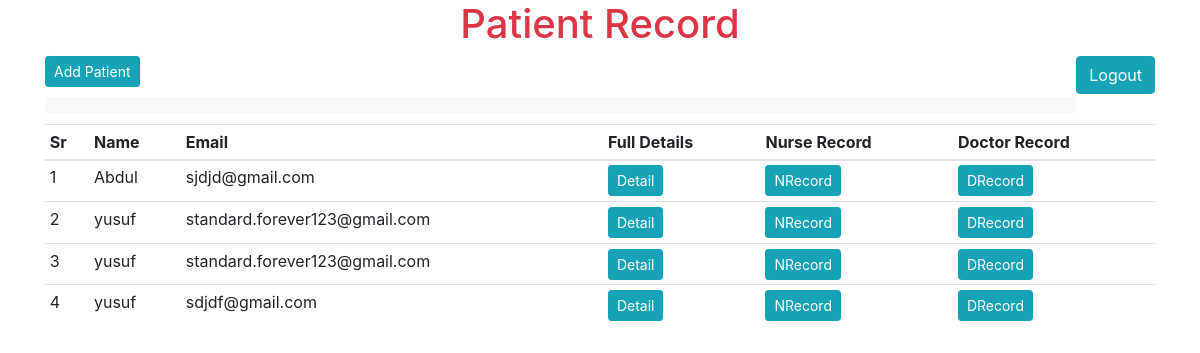
Page /patient/record (signed in) on the committed database.
### hospital/patient/models.py (models this page shows, shortened)
class Patient(db.Model):
    id = db.Column(db.Integer, primary_key=True)
    first_name = db.Column(db.String(80), nullable=False)
    last_name = db.Column(db.String(80), nullable=False)
    phoneNumber = db.Column(db.String(80), nullable=False)
    date = db.Column(db.DateTime, nullable=False, default=datetime.utcnow)
    sex = db.Column(db.String(10), nullable=False)
    status = db.Column(db.String(10), nullable=False)
    email = db.Column(db.String(120), nullable=False)
    address = db.Column(db.String(120), nullable=False)
    city = db.Column(db.String(80), nullable=False)
    state = db.Column(db.String(80), nullable=False)
    emergencyName = db.Column(db.String(80), nullable=False)
    emergencyContact = db.Column(db.String(120), nullable=False)
    relationship = db.Column(db.String(80), nullable=False)
    doctor_report = db.relationship("DoctorReport",
                              backref="patient",
                              cascade="all, delete, delete-orphan")
    nurse_report = db.relationship("NurseReport",
                              backref="patient",
                              cascade="all, delete, delete-orphan")

### hospital/patient/routes.py (the view)
@app.route('/patient/record')
def patientRecord():
    if 'email' not in session:
        flash(f'Please login first', 'danger')
        return redirect(url_for('adminlogin'))
    users = Patient.query.all()
    return render_template('patient/index.html', title='Patient record', users=users)

### hospital/templates/patient/index.html (shortened to what this page needs)
{% extends 'layout.html' %}
{% block content %}
<div class="text-center h1 text-danger">Patient Record</div>
<div class="container">
  <a href="{{ url_for('register') }}" class="btn btn-info btn-sm" style="margin-bottom: 10px;">Add Patient</a>
  <a href="{{ url_for('logout') }}" class="btn btn-info nt-2" style="margin-bottom: 30px; float: right;">Logout</a>
  <nav class="navbar navbar-expand-lg bg-light">
</div>
<div class="container">
    <table class="table table-sm">
        <thead>
            <th>Sr</th>
            <th>Name</th>
            <th>Email</th>
            <th>Full Details</th>
            <th>Nurse Record</th>
            <th>Doctor Record</th>
        </thead>
        <tbody>
            {% for user in users %}
            <tr>
                <td>{{loop.index}}</td>
                <td>{{user.first_name}}</td>
                <td>{{user.email}}</td>
                <td> <a href="{{ url_for('patientDetailRecord', id=user.id) }}" class="btn btn-info btn-sm">Detail</a></td></td>
                <td> <a href="{{ url_for('nurseAllRecord', id=user.id) }}" class="btn btn-info btn-sm">NRecord</a></td></td>
                <td> <a href="{{ url_for('doctorAllRecord', id=user.id) }}" class="btn btn-info btn-sm">DRecord</a></td></td>
            </tr>
            {% endfor %}
        </tbody>
    </table>
</div>
{% endblock content %}

### rows in the picture
Patient: first_name "Abdul", email "sjdjd@gmail.com"
Patient: first_name "yusuf", email "standard.forever123@gmail.com"
Patient: first_name "yusuf", email "standard.forever123@gmail.com"
Patient: first_name "yusuf", email "sdjdf@gmail.com"
